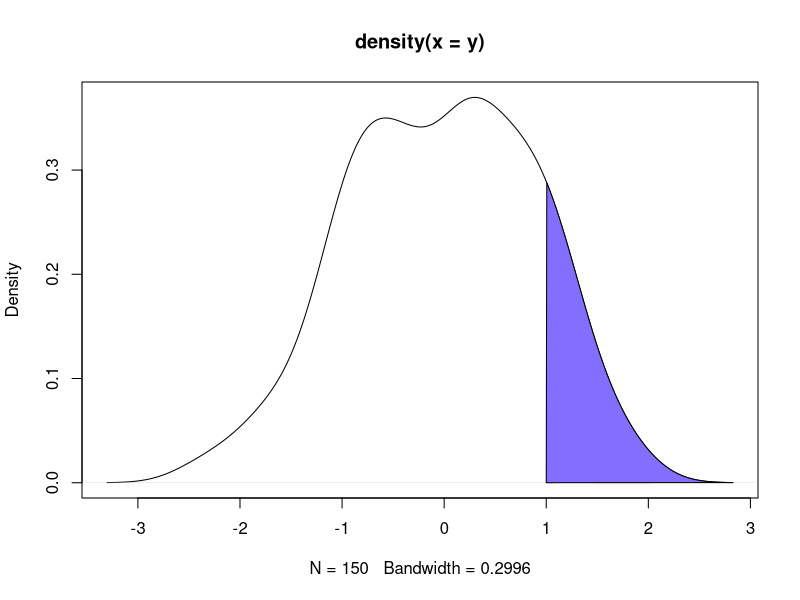

Reproduce this figure in R.
# Data
set.seed(3)
y <- rnorm(150)

# Density estimation
den <- density(y)

# Plot
plot(den)

# Fill area for values greater or equal to 1
value <- 1

polygon(c(den$x[den$x >= value ], value),
        c(den$y[den$x >= value ], 0),
        col = "slateblue1",
        border = 1) 
